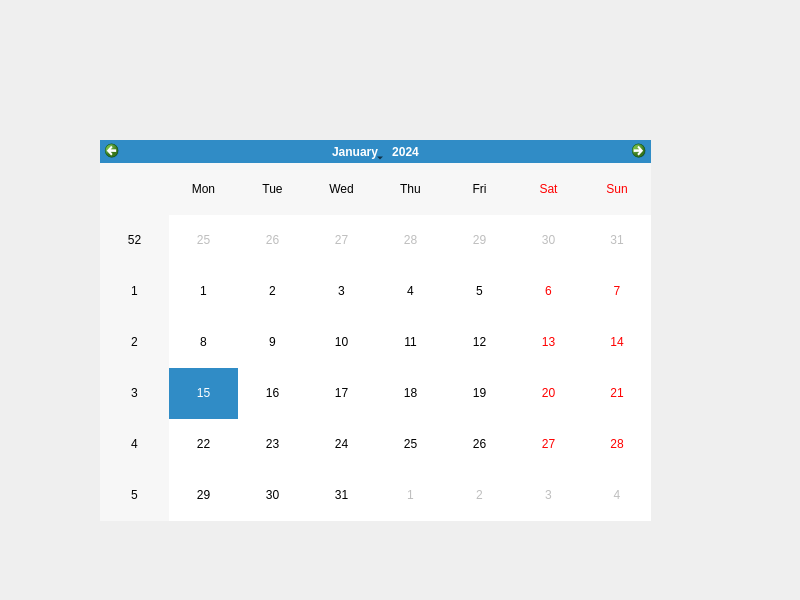
<?xml version="1.0" encoding="UTF-8"?>
<ui version="4.0">
 <class>Widget</class>
 <widget class="QWidget" name="Widget">
  <property name="geometry">
   <rect>
    <x>0</x>
    <y>0</y>
    <width>800</width>
    <height>600</height>
   </rect>
  </property>
  <property name="windowTitle">
   <string>Widget</string>
  </property>
  <widget class="QCalendarWidget" name="calendarWidget">
   <property name="geometry">
    <rect>
     <x>100</x>
     <y>140</y>
     <width>551</width>
     <height>381</height>
    </rect>
   </property>
  </widget>
  <widget class="QLabel" name="label">
   <property name="geometry">
    <rect>
     <x>110</x>
     <y>80</y>
     <width>321</width>
     <height>41</height>
    </rect>
   </property>
   <property name="text">
    <string/>
   </property>
  </widget>
 </widget>
 <resources/>
 <connections/>
</ui>
